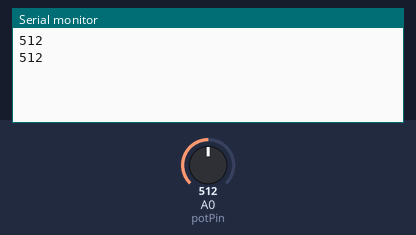
Recording of a sketch running on a simulated Arduino Uno, built with avr-gcc and run on an emulated ATmega328P. On the bench: the last lines printed to the serial monitor. The test bench sets the inputs (shaded band); at power-on: A0 (potPin) = 512.

Above: at 2.3 s.
2.4 s: A0 (potPin) set to 716
At 4.2 s:
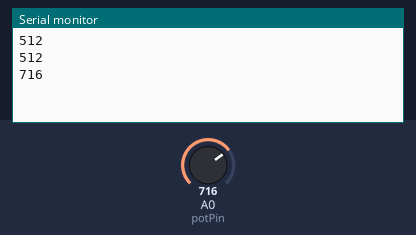
4.5 s: A0 (potPin) set to 900
At 5.6 s:
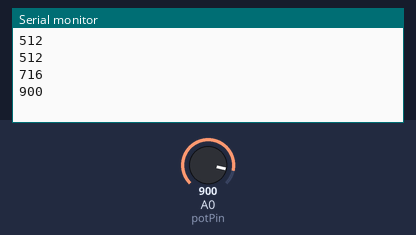
Timing chart, 0 to 7.5 s (numbered marks = the images above; inputs shaded):
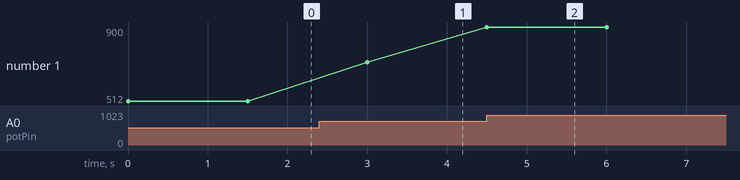

The sketch:

light.ino
```cpp
const byte potPin = A0;
int val;

void setup() {
 Serial.begin(9600);

}

void loop() {
    val = analogRead(potPin);
    Serial.println(val);
    delay(1500);
}
```

Measured:
- after the input at 2.4 s, the serial monitor: prints a new line after 0.60 s (image 1)
- after the input at 4.5 s, the serial monitor: prints a new line at once (image 2)
- plotted number 1: 512 → 716 after the input at 2.4 s, 716 → 900 after the input at 4.5 s
